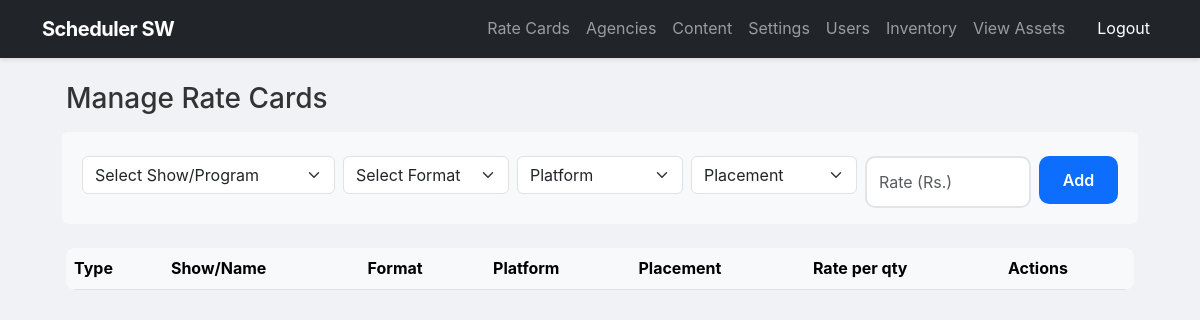
Before: /admin/ratecards.php (signed in) with the older database file.
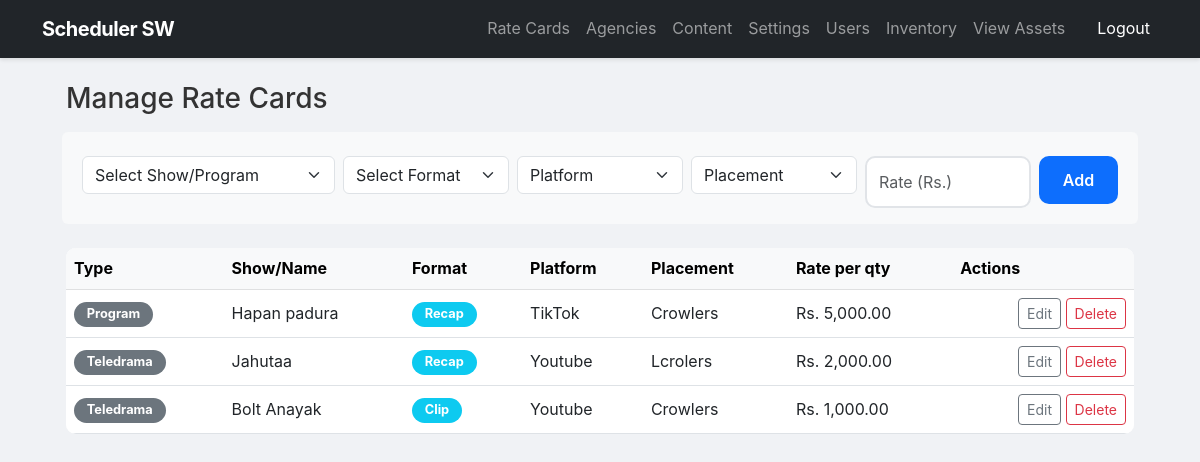
After: the same page with the newer database file.
### tables this page shows
CREATE TABLE `rate_cards` (
  `id` int(11) NOT NULL,
  `category` enum('Drama','Program','News') DEFAULT NULL,
  `platform_id` int(11) DEFAULT NULL,
  `placement_id` int(11) DEFAULT NULL,
  `rate` decimal(10,2) DEFAULT NULL,
  `content_item_id` int(11) DEFAULT NULL,
  `media_format_id` int(11) DEFAULT 1
);

CREATE TABLE `content_items` (
  `id` int(11) NOT NULL,
  `name` varchar(150) DEFAULT NULL,
  `type` enum('Teledrama','Program','News') DEFAULT NULL,
  `series_id` int(11) DEFAULT NULL,
  `episode_number` int(11) DEFAULT NULL
);

CREATE TABLE `media_formats` (
  `id` int(11) NOT NULL,
  `format_name` varchar(50) NOT NULL
);

CREATE TABLE `platforms` (
  `id` int(11) NOT NULL,
  `platform_name` varchar(50) DEFAULT NULL
);

CREATE TABLE `ad_placements` (
  `id` int(11) NOT NULL,
  `placement_name` varchar(50) DEFAULT NULL
);

### admin/ratecards.php (the view, shortened to what this page needs)
<?php
require_once '../config/config.php';
$rates = $pdo->query("SELECT r.*, c.name as item_name, c.type, p.platform_name, a.placement_name, mf.format_name
                      FROM rate_cards r
                      JOIN content_items c ON r.content_item_id = c.id
                      JOIN platforms p ON r.platform_id = p.id
                      JOIN ad_placements a ON r.placement_id = a.id
                      JOIN media_formats mf ON r.media_format_id = mf.id
                      ORDER BY r.id DESC")->fetchAll();
?>
<?php include '../includes/header.php'; ?>
<div class="container-fluid px-4">
    <h3 class="mb-4">Manage Rate Cards</h3>
    <form method="POST" class="row g-2 mb-4 p-3 bg-light rounded">
        <div class="col-md-3">
            <select name="content_item_id" class="form-select" required>
                <option value="">Select Show/Program</option>
            </select>
        </div>
        <div class="col-md-2">
            <select name="media_format_id" class="form-select" required>
                <option value="">Select Format</option>
            </select>
        </div>
        <div class="col-md-2">
            <select name="platform_id" class="form-select" required>
                <option value="">Platform</option>
            </select>
        </div>
        <div class="col-md-2">
            <select name="placement_id" class="form-select" required>
                <option value="">Placement</option>
            </select>
        </div>
        <div class="col-md-2"><input type="number" step="0.01" name="rate" class="form-control" placeholder="Rate (Rs.)" required></div>
        <div class="col-md-1"><button type="submit" name="add_rate" class="btn btn-primary w-100">Add</button></div>
    </form>
    <div class="table-responsive">
        <table class="table table-hover align-middle">
            <thead class="table-light">
                <tr><th>Type</th><th>Show/Name</th><th>Format</th><th>Platform</th><th>Placement</th><th>Rate per qty</th><th>Actions</th></tr>
            </thead>
            <tbody>
                <?php foreach ($rates as $r): ?>
                <tr>
                    <td><span class="badge bg-secondary"><?php echo htmlspecialchars($r['type']); ?></span></td>
                    <td><?php echo htmlspecialchars($r['item_name']); ?></td>
                    <td><span class="badge bg-info"><?php echo htmlspecialchars($r['format_name']); ?></span></td>
                    <td><?php echo htmlspecialchars($r['platform_name']); ?></td>
                    <td><?php echo htmlspecialchars($r['placement_name']); ?></td>
                    <td>
                        <div id="view_rate_<?php echo $r['id']; ?>">Rs. <?php echo number_format($r['rate'], 2); ?></div>
                    </td>
                    <td class="text-end">
                        <button class="btn btn-sm btn-outline-secondary" onclick="document.getElementById('view_rate_<?php echo $r['id']; ?>').style.display='none'; document.getElementById('edit_rate_<?php echo $r['id']; ?>').style.display='block';">Edit</button>
                        <form method="POST" onsubmit="return confirm('Delete this rate card?');" class="d-inline">
                            <button type="submit" name="delete_rate" class="btn btn-sm btn-outline-danger">Delete</button>
                        </form>
                    </td>
                </tr>
                <?php endforeach; ?>
            </tbody>
        </table>
    </div>
</div>
<?php include '../includes/footer.php'; ?>

### includes/header.php (shortened to what this page needs)
<!DOCTYPE html>
<html lang="en">
<head>
    <link rel="stylesheet" href="https://cdn.jsdelivr.net/npm/bootstrap@5.3.0/dist/css/bootstrap.min.css">
    <link rel="stylesheet" href="https://cdn.jsdelivr.net/npm/flatpickr/dist/flatpickr.min.css">
    <link rel="stylesheet" href="<?php echo BASE_URL; ?>assets/css/style.css">
</head>
<body>
<nav class="navbar navbar-expand-lg navbar-dark bg-dark mb-4">
    <div class="container">
        <a class="navbar-brand" href="<?php echo BASE_URL; ?>">Scheduler SW</a>
        <div class="collapse navbar-collapse" id="navbarNav">
            <ul class="navbar-nav ms-auto">
                <?php if (isset($_SESSION['role_id'])): ?>
                    <?php if ((int)$_SESSION['role_id'] === 1): ?>
                        <li class="nav-item"><a class="nav-link" href="<?php echo BASE_URL; ?>admin/ratecards.php">Rate Cards</a></li>
                        <li class="nav-item"><a class="nav-link" href="<?php echo BASE_URL; ?>admin/agencies.php">Agencies</a></li>
                        <li class="nav-item"><a class="nav-link" href="<?php echo BASE_URL; ?>admin/episodes.php">Content</a></li>
                        <li class="nav-item"><a class="nav-link" href="<?php echo BASE_URL; ?>admin/settings.php">Settings</a></li>
                        <li class="nav-item"><a class="nav-link" href="<?php echo BASE_URL; ?>admin/users.php">Users</a></li>
                        <li class="nav-item"><a class="nav-link" href="<?php echo BASE_URL; ?>admin/inventory.php">Inventory</a></li>
                        <li class="nav-item"><a class="nav-link" href="<?php echo BASE_URL; ?>scheduler/view_assets.php">View Assets</a></li>
                    <?php endif; ?>
                    <li class="nav-item">
                        <a class="nav-link btn btn-outline-danger btn-sm text-white ms-lg-3" href="<?php echo BASE_URL; ?>logout.php">Logout</a>
                    </li>
                <?php endif; ?>
            </ul>
        </div>
    </div>
</nav>
<div class="container">
</body>
</html>

### includes/footer.php (shortened to what this page needs)
</body>
</html>

### assets/css/style.css (style rules this page uses)
body { background-color: #f0f2f5; font-family: 'Inter', -apple-system, BlinkMacSystemFont, "Segoe UI", Roboto, sans-serif; color: #333; line-height: 1.6; }
.form-control { border: 2px solid #e1e4e8; border-radius: 10px; padding: 0.75rem; transition: border-color 0.2s; }
.btn-primary { padding: 0.75rem; font-weight: 600; border-radius: 10px; background-color: #0d6efd; border: none; transition: background 0.3s; }
.navbar { background-color: #212529 !important; box-shadow: 0 2px 4px rgba(0,0,0,0.1); }
.navbar-brand { font-weight: 700; letter-spacing: -0.5px; }
.badge { padding: 0.5em 1em; border-radius: 20px; font-size: 0.8rem; }
.table { background: white; border-radius: 10px; overflow: hidden; }
.table thead { background-color: #f8f9fa; }

Changed rows visible on the page:
added rate_cards: content_item.type "Program", content_item.name "Hapan padura", media_format.format_name "Recap", platform.platform_name "TikTok", placement.placement_name "Crowlers", rate "5,000.00"
added rate_cards: content_item.type "Teledrama", content_item.name "Jahutaa", media_format.format_name "Recap", platform.platform_name "Youtube", placement.placement_name "Lcrolers", rate "2,000.00"
added rate_cards: content_item.type "Teledrama", content_item.name "Bolt Anayak", media_format.format_name "Clip", platform.platform_name "Youtube", placement.placement_name "Crowlers", rate "1,000.00"
